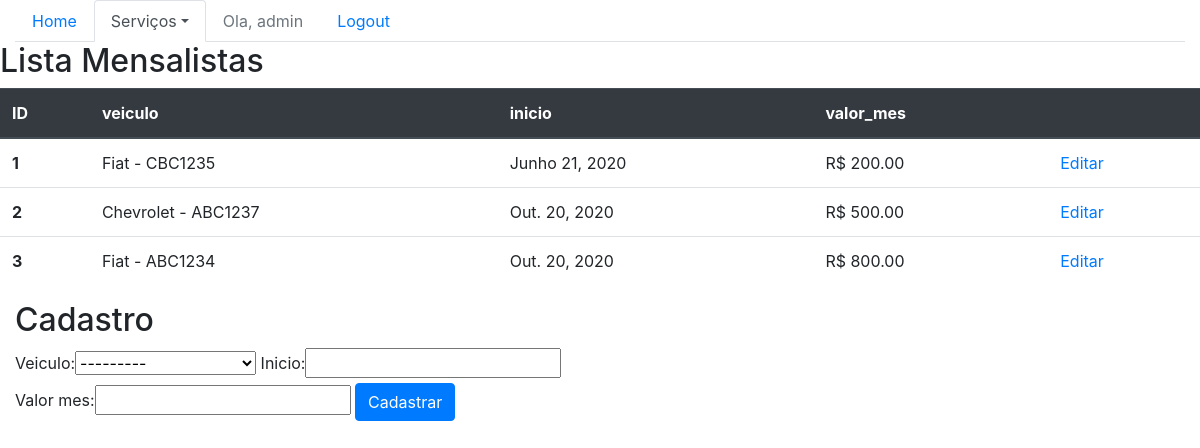
Screenshot of /sistema/mensalistas/ (signed in) with the database file from the repository.
### core/models.py (models this page shows, shortened)
class Mensalista(models.Model):
    veiculo = models.ForeignKey(Veiculo, on_delete=models.PROTECT)
    inicio = models.DateField()
    valor_mes = models.DecimalField(max_digits=6, decimal_places=2)

class Veiculo(models.Model):
    marca = models.ForeignKey(Marca, on_delete=models.PROTECT)
    placa = models.CharField(max_length=7)
    proprietario = models.ForeignKey(Pessoa, on_delete=models.PROTECT)
    cor = models.CharField(max_length=15)
    observacoes = models.TextField()
    def __str__(self):
        return self.marca.nome + ' - ' + self.placa

class Marca(models.Model):
    nome = models.CharField(max_length=50)

### core/views.py (the view)
@login_required
def lista_mensalistas(request):
    lista_mensalistas = Mensalista.objects.all()
    form = MensalistaForm()
    data = {'lista_mensalistas': lista_mensalistas, 'form': form}
    return render(request, 'core/lista_mensalistas.html', data)

### core/forms.py
class MensalistaForm(ModelForm):
    class Meta:
        model = Mensalista
        fields = '__all__'

### core/templates/core/lista_mensalistas.html (shortened to what this page needs)
{% extends 'base.html' %}
{% load bootstrap %}
{% block menu %}
    <ul class="nav nav-tabs">
        <li class="nav-item">
            <a class="nav-link" href="{% url 'core_home' %}">Home</a>
        </li>
        {% if user.is_authenticated  %}
            <li class="nav-item dropdown">
                <a class="nav-link dropdown-toggle active" data-toggle="dropdown" href="#" role="button" aria-haspopup="true" aria-expanded="false">Serviços</a>
            </li>
            <li class="nav-item">
                <a class="nav-link disabled" href="">Ola, {{ user }}   </a>
            </li>
            <li class="nav-item">
                <a class="nav-link" href=" {% url 'logout' %} ">Logout</a>
            </li>
        {% else %}
            <li class="nav-item">
                <a class="nav-link" href=" {% url 'login' %} ">Login</a>
            </li>
        {% endif %}
    </ul>
{% endblock menu %}
{% block main %}
    <div class="row">
        <table class="table">
            <H2>Lista Mensalistas</H2>
            <thead class="thead-dark">
              <tr>
                <th scope="col">ID</th>
                <th scope="col">veiculo</th>
                <th scope="col">inicio</th>
                <th scope="col">valor_mes</th>
                <th scope="col"></th>
              </tr>
            </thead>
            <tbody>
            {% for mensalista in lista_mensalistas %}
              <tr>
                <th scope="row">{{ mensalista.id }}</th>
                <td>{{ mensalista.veiculo }}</td>
                <td>{{ mensalista.inicio }}</td>
                <td> R$ {{ mensalista.valor_mes }}</td>
                <td>
                    <a href="{% url 'core_mensalista_update' mensalista.id %}">Editar</a>
                </td>
              </tr>
            {% endfor %}
            </tbody>
        </table>
        <div class="col-sm-6">
            <H2>Cadastro</H2>
            <form action="{% url 'core_mensalista_novo' %}" method="POST">
                {{ form|bootstrap }}
                <button type="submit" class="btn btn-primary">Cadastrar</button>
            </form>
        </div>
    </div>
{% endblock main %}

### rows the page displays
Mensalista: id "1", veiculo "Fiat - CBC1235", inicio "Junho 21, 2020", valor_mes "200.00"
Mensalista: id "2", veiculo "Chevrolet - ABC1237", inicio "Out. 20, 2020", valor_mes "500.00"
Mensalista: id "3", veiculo "Fiat - ABC1234", inicio "Out. 20, 2020", valor_mes "800.00"

### other values shown
{{ user }} "admin"
